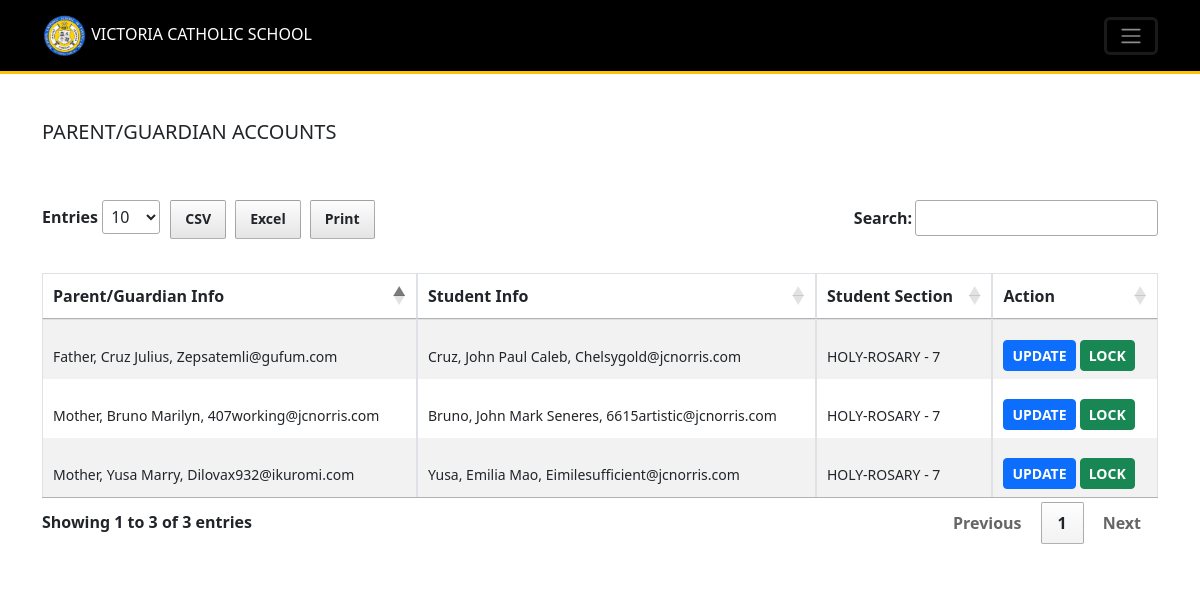
The app's page /Resources/views/admin/parents.php (signed in) with its own data.
### tables this page shows
CREATE TABLE `users` (
  `id` int(11) NOT NULL,
  `role` varchar(255) DEFAULT NULL,
  `school_number` varchar(255) DEFAULT NULL,
  `first_name` varchar(255) DEFAULT NULL,
  `middle_name` varchar(255) DEFAULT NULL,
  `last_name` varchar(255) DEFAULT NULL,
  `email` varchar(255) DEFAULT NULL,
  `phone` varchar(20) DEFAULT NULL,
  `lrn` varchar(20) DEFAULT NULL,
  `is_locked` tinyint(1) DEFAULT 0,
  `login_attempts` int(11) NOT NULL DEFAULT 0,
  `gender` enum('Male','Female') DEFAULT NULL,
  `birthday` date DEFAULT NULL,
  `street_no` varchar(100) DEFAULT NULL,
  `street` varchar(255) DEFAULT NULL,
  `village` varchar(500) DEFAULT NULL,
  `barangay` varchar(255) DEFAULT NULL,
  `city_municipality` varchar(500) DEFAULT NULL,
  `province` varchar(255) DEFAULT NULL,
  `zip_code` varchar(100) DEFAULT NULL,
  `occupation` varchar(255) DEFAULT NULL,
  `guardian_type` enum('mother','father','guardian') DEFAULT NULL,
  `password` varchar(255) DEFAULT NULL,
  `remember_token` varchar(100) DEFAULT NULL,
  `created_at` timestamp NOT NULL DEFAULT current_timestamp(),
  `updated_at` timestamp NOT NULL DEFAULT current_timestamp() ON UPDATE current_timestamp()
);

CREATE TABLE `sections` (
  `id` int(11) NOT NULL,
  `name` varchar(255) DEFAULT NULL,
  `grade` enum('7','8','9','10','SECTION') DEFAULT NULL,
  `advisory_teacher_id` int(11) NOT NULL DEFAULT 0,
  `created_at` timestamp NOT NULL DEFAULT current_timestamp(),
  `updated_at` timestamp NOT NULL DEFAULT current_timestamp() ON UPDATE current_timestamp()
);

### Backend-routes/admin/includes_get_all_parents_route.php (called while the page is built, shortened)
<?php
try {
    require_once $_SERVER['DOCUMENT_ROOT']."/Middleware/CheckIfAdmin.php";
    $role = 'guardian';
    $stmt = $conn->prepare("SELECT parents.*, CONCAT(student.last_name, ', ',student.first_name, ' ', student.middle_name) as student_full_name, student.email as student_email, sections.name as section_name, sections.grade
    FROM users as parents
    LEFT JOIN guardians ON parents.id = guardians.guardian_id
    LEFT JOIN users as student ON guardians.student_id = student.id
    LEFT JOIN student_sections ON student.id = student_sections.student_id
    LEFT JOIN sections ON student_sections.section_id = sections.id
    WHERE parents.role = ? ORDER BY parents.updated_at DESC");
    $stmt->bind_param("s", $role);
    $stmt->execute();
    $result = $stmt->get_result();
} catch (Exception $e) {
    error_log("Error: " . $e->getMessage());
    echo json_encode(['error' => $e->getMessage()]);
}
?>

### Resources/views/admin/parents.php (the view, shortened to what this page needs)
<?php
require_once $_SERVER['DOCUMENT_ROOT']."/Middleware/CheckIfAdmin.php";
require_once $_SERVER['DOCUMENT_ROOT']."/Backend-routes/admin/includes_get_all_parents_route.php";
require_once "../includes/header_layout.php";
function convertTxt($string = null){
  return $string == null ? 'None' : ucwords(strtolower($string));
}
?>
<body>
    <?php
        include "includes/navbar.php";
     ?>
     <div class="container mt-5">
        <div class="d-flex justify-content-between align-items-center mb-5">
          <h5 >PARENT/GUARDIAN ACCOUNTS</h5>
        </div>
           <div class="table-responsive">
              <table class="table table-bordered table-striped"  id="teachersTable">
                <thead>
                  <tr>
                    <th scope="col">Parent/Guardian Info</th>
                    <th scope="col">Student Info</th>
                    <th scope="col">Student Section</th>
                    <th scope="col">Action</th>
                  </tr>
                </thead>
                <tbody id="tbody-teachers">
                  <?php
                  foreach($result as $row){
                    $lockQuestion = $row['is_locked'] == 1 ? 'Are you sure you want to unlock this account?' : 'Are you sure you want to lock this account?';
                    ?>
                    <tr>
                      <td>
                          <small class="text-dark"><?php echo convertTxt($row['guardian_type']).', '.convertTxt($row['last_name']).' '.convertTxt($row['first_name']).', '.ucfirst($row['email']) ?></small>
                      </td>
                      <td>
                        <small class="text-dark"><?php echo convertTxt($row['student_full_name']).", ".convertTxt($row['student_email']); ?></small>
                      </td>
                      <td>
                        <small class="text-dark"><?php echo $row['section_name'] == NULL ? 'None' : $row['section_name']." - ".$row['grade'];  ?></small>
                      </td>
                      <td>
                          <a class="btn btn-sm btn-primary fw-bold" href="update-parent.php?id=<?php echo $row['id'] ?>">UPDATE</a>
                          <form class="d-inline" method="GET" action="../../../Backend-routes/admin/lock_user.php" onsubmit="submitRequest('lockUser<?php echo $row['id'] ?>', event, '<?php echo $lockQuestion; ?>')" id="lockUser<?php echo $row['id'] ?>">
                            <?php
                              if($row['is_locked'] == 1){
                                echo '<button class="btn btn-sm fw-bold btn-dark" type="submit">LOCKED</button>';
                              }else{
                                echo '<button class="btn btn-sm fw-bold btn-success" type="submit">LOCK</button>';
                              }
                            ?>
                          </form>
                      </td>
                    </tr>
                  <?php
                   }
                  ?>
                </tbody>
              </table>
           </div>
     </div>
</body>
<?php
	require_once "../includes/includes_scripts.php";
?>

### Resources/css/style.css (style rules this page uses)
th, td { white-space: nowrap !important; }
tr td { padding-top: 20px !important; }
table { width: 100% !important; border-top: 1px solid black; }

### records on screen
users: guardian_type "Mother", last_name "Yusa", first_name "Marry", email "Dilovax932@ikuromi.com", student_full_name "Yusa, Emilia Mao", users.email "Eimilesufficient@jcnorris.com", sections.name "HOLY-ROSARY", sections.grade "7", is_locked "LOCK"
users: guardian_type "Father", last_name "Cruz", first_name "Julius", email "Zepsatemli@gufum.com", student_full_name "Cruz, John Paul Caleb", users.email "Chelsygold@jcnorris.com", sections.name "HOLY-ROSARY", sections.grade "7", is_locked "LOCK"
users: guardian_type "Mother", last_name "Bruno", first_name "Marilyn", email "407working@jcnorris.com", student_full_name "Bruno, John Mark Seneres", users.email "6615artistic@jcnorris.com", sections.name "HOLY-ROSARY", sections.grade "7", is_locked "LOCK"
